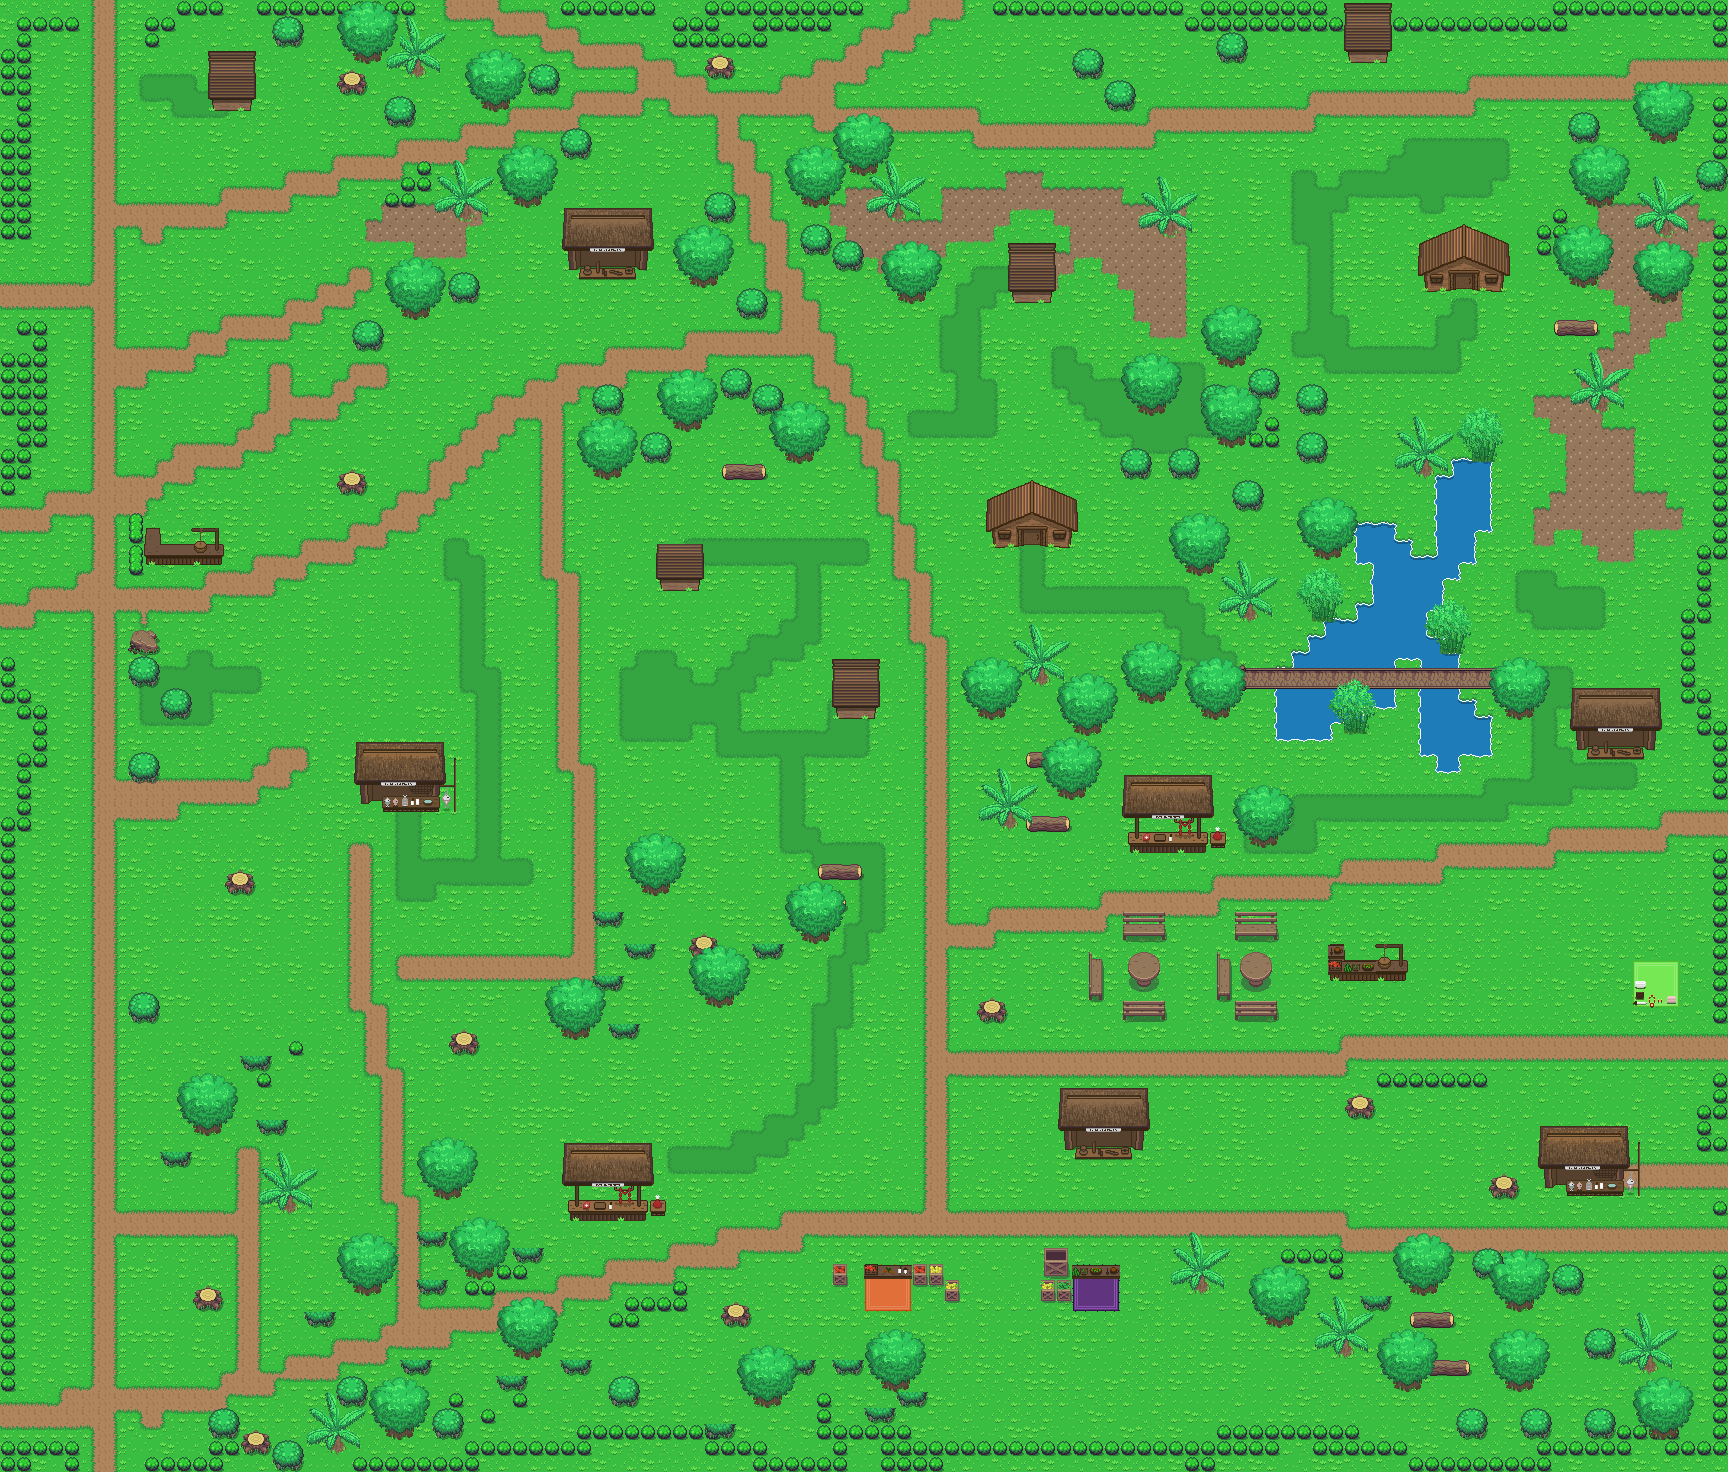

This game map was drawn from its Tiled (.tmx) file and the tilesets committed beside it. A one-line description and the trimmed map source follow:
An orthogonal 108x92 tile map with 16x16 px tiles, 10 tile layers (Base, endblocks, Cliff, Objects 1, ...), 2 tilesets.

<map version="1.0" tiledversion="1.0.2" orientation="orthogonal" renderorder="left-down" width="108" height="92" tilewidth="16" tileheight="16" nextobjectid="1">
 <tileset firstgid="1" source="../Tileset/Overworld.tsx" />
 <tileset firstgid="1729" source="../Tileset/Building.tsx" />
 <layer name="Base" width="108" height="92">
  <data>[9936 cells, 9936 non-empty, 59 distinct tile ids]</data>
 </layer>
 <layer name="endblocks" width="108" height="92">
  <data>[9936 cells, 398 non-empty, 1 distinct tile ids]</data>
 </layer>
 <layer name="Cliff" width="108" height="92">
  <data>[9936 cells, 0 non-empty, 0 distinct tile ids]</data>
 </layer>
 <layer name="Objects 1" width="108" height="92">
  <data>[9936 cells, 191 non-empty, 62 distinct tile ids]</data>
 </layer>
 <layer name="Plants 1" width="108" height="92">
  <data>[9936 cells, 268 non-empty, 18 distinct tile ids]</data>
 </layer>
 <layer name="Buildings 1" width="108" height="92">
  <data>[9936 cells, 329 non-empty, 139 distinct tile ids]</data>
 </layer>
 <layer name="Buildngs 2" width="108" height="92">
  <data>[9936 cells, 0 non-empty, 0 distinct tile ids]</data>
 </layer>
 <layer name="Objects 2" width="108" height="92">
  <data>[9936 cells, 30 non-empty, 22 distinct tile ids]</data>
 </layer>
 <layer name="Plants 2" width="108" height="92">
  <data>[9936 cells, 190 non-empty, 5 distinct tile ids]</data>
 </layer>
 <layer name="Above Player" width="108" height="92">
  <properties>
   <property name="unity:sortingLayerName" value="AbovePlayer" />
  </properties>
  <data>[9936 cells, 889 non-empty, 74 distinct tile ids]</data>
 </layer>
</map>
